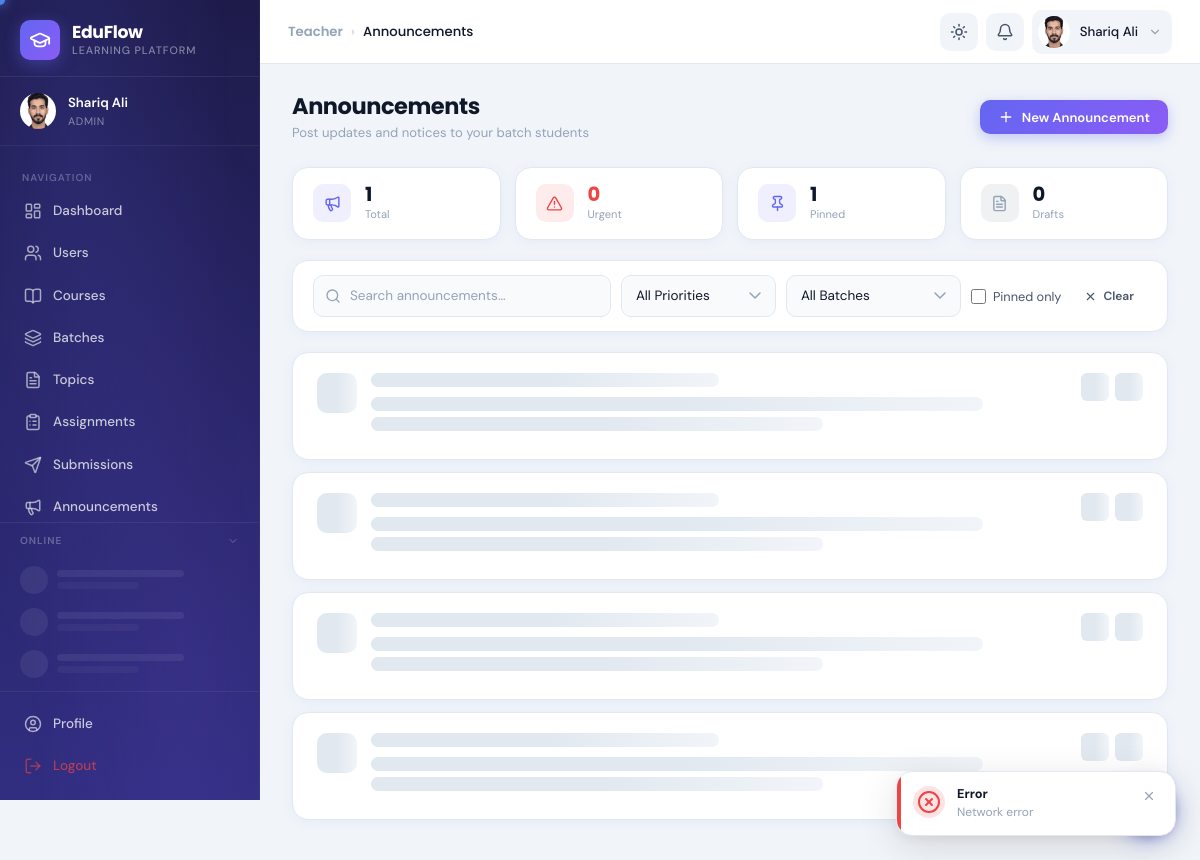
Page /eduFlow/teacher/announcements.php (signed in) on the committed database.
### tables this page shows
CREATE TABLE `users` (
  `id` int(10) UNSIGNED NOT NULL,
  `full_name` varchar(150) NOT NULL,
  `email` varchar(191) NOT NULL,
  `password` varchar(255) NOT NULL,
  `gender` enum('male','female','other') DEFAULT NULL,
  `profile_picture` varchar(255) DEFAULT NULL,
  `bio` text DEFAULT NULL,
  `phone` varchar(20) DEFAULT NULL,
  `is_verified` tinyint(1) DEFAULT 0,
  `status` enum('active','inactive') DEFAULT 'inactive',
  `is_online` tinyint(1) DEFAULT 0,
  `last_seen` datetime DEFAULT NULL,
  `theme_preference` enum('light','dark','system') DEFAULT 'system',
  `current_role` varchar(50) DEFAULT 'student',
  `bypass_gate` tinyint(1) NOT NULL DEFAULT 0,
  `created_at` timestamp NOT NULL DEFAULT current_timestamp(),
  `updated_at` timestamp NOT NULL DEFAULT current_timestamp() ON UPDATE current_timestamp(),
  `cnic` varchar(15) DEFAULT NULL,
  `user_id_number` varchar(5) DEFAULT NULL
);

### eduFlow/includes/auth_check.php (called while the page is built, shortened)
<?php
require_once __DIR__ . '/../config/db.php';
require_once __DIR__ . '/helpers.php';
$userId   = (int)$_SESSION['user_id'];
$stmt = $conn->prepare("
    SELECT u.*, GROUP_CONCAT(r.name ORDER BY r.id) as all_roles
    FROM users u
    LEFT JOIN user_roles ur ON u.id = ur.user_id
    LEFT JOIN roles r ON ur.role_id = r.id
    WHERE u.id = ?
    GROUP BY u.id
");
$stmt->bind_param('i', $userId);
$stmt->execute();
$currentUser = $stmt->get_result()->fetch_assoc();
$userRole = $currentUser['current_role'];

### eduFlow/teacher/announcements.php (the view, shortened to what this page needs)
<?php
require_once __DIR__ . '/../includes/auth_check.php';
$breadcrumbs = [['label'=>'Teacher','url'=>BASE_PATH . '/teacher/'],['label'=>'Announcements']];
$uid = (int)$currentUser['id'];
$r = $conn->prepare("
    SELECT
      COUNT(*) as total,
      SUM(priority='urgent') as urgent,
      SUM(priority='important') as important,
      SUM(is_pinned=1) as pinned,
      SUM(status='draft') as drafts
    FROM announcements
    WHERE batch_id IS NULL OR batch_id IN (SELECT batch_id FROM batch_teachers WHERE teacher_id=?)
");
$r->bind_param('i',$uid); $r->execute();
$summary = $r->get_result()->fetch_assoc(); $r->close();
include __DIR__ . '/../includes/header.php';
?>
<div class="app-layout">
  <?php include __DIR__ . '/../includes/sidebar.php'; ?>
  <div class="main-content">
    <?php include __DIR__ . '/../includes/navbar.php'; ?>
    <main class="page-content">
      <div class="page-header" style="margin-bottom:24px;">
        <div>
          <h1 class="page-title">Announcements</h1>
          <p class="page-subtitle">Post updates and notices to your batch students</p>
        </div>
        <div style="display:flex;gap:10px;align-items:center;flex-wrap:wrap;">
          <button class="btn btn-primary" onclick="openAdd()">
            <i data-lucide="plus" style="width:16px;height:16px;"></i> New Announcement
          </button>
        </div>
      </div>
      <div style="display:grid;grid-template-columns:repeat(4,1fr);gap:14px;margin-bottom:20px;">
        <div class="card" style="padding:16px 20px;display:flex;align-items:center;gap:14px;">
          <div style="width:38px;height:38px;border-radius:var(--radius);background:rgba(99,102,241,0.1);display:flex;align-items:center;justify-content:center;flex-shrink:0;">
            <i data-lucide="megaphone" style="width:17px;height:17px;color:var(--primary);"></i>
          </div>
          <div>
            <div style="font-size:1.3rem;font-weight:700;font-family:'Poppins',sans-serif;line-height:1.1;"><?= $summary['total'] ?></div>
            <div style="font-size:0.74rem;color:var(--text-muted);margin-top:1px;">Total</div>
          </div>
        </div>
        <div class="card" style="padding:16px 20px;display:flex;align-items:center;gap:14px;">
          <div style="width:38px;height:38px;border-radius:var(--radius);background:rgba(239,68,68,0.1);display:flex;align-items:center;justify-content:center;flex-shrink:0;">
            <i data-lucide="alert-triangle" style="width:17px;height:17px;color:var(--danger);"></i>
          </div>
          <div>
            <div style="font-size:1.3rem;font-weight:700;font-family:'Poppins',sans-serif;line-height:1.1;color:var(--danger);"><?= $summary['urgent'] ?></div>
            <div style="font-size:0.74rem;color:var(--text-muted);margin-top:1px;">Urgent</div>
          </div>
        </div>
        <div class="card" style="padding:16px 20px;display:flex;align-items:center;gap:14px;">
          <div style="width:38px;height:38px;border-radius:var(--radius);background:rgba(99,102,241,0.1);display:flex;align-items:center;justify-content:center;flex-shrink:0;">
            <i data-lucide="pin" style="width:17px;height:17px;color:var(--primary);"></i>
          </div>
          <div>
            <div style="font-size:1.3rem;font-weight:700;font-family:'Poppins',sans-serif;line-height:1.1;"><?= $summary['pinned'] ?></div>
            <div style="font-size:0.74rem;color:var(--text-muted);margin-top:1px;">Pinned</div>
          </div>
        </div>
        <div class="card" style="padding:16px 20px;display:flex;align-items:center;gap:14px;">
          <div style="width:38px;height:38px;border-radius:var(--radius);background:rgba(100,116,139,0.1);display:flex;align-items:center;justify-content:center;flex-shrink:0;">
            <i data-lucide="file-text" style="width:17px;height:17px;color:var(--text-muted);"></i>
          </div>
          <div>
            <div style="font-size:1.3rem;font-weight:700;font-family:'Poppins',sans-serif;line-height:1.1;"><?= $summary['drafts'] ?></div>
            <div style="font-size:0.74rem;color:var(--text-muted);margin-top:1px;">Drafts</div>
          </div>
        </div>
      </div>
      <div class="card" style="margin-bottom:20px;">
        <div style="padding:14px 20px;display:flex;gap:10px;align-items:center;flex-wrap:wrap;">
          <div class="search-box" style="flex:1;min-width:200px;max-width:320px;">
            <input type="text" id="ann-search" class="form-control" placeholder="Search announcements…" style="padding-left:36px;" autocomplete="off">
          </div>
          <select id="filter-priority" class="form-control" style="width:155px;">
            <option value="">All Priorities</option>
          </select>
          <select id="filter-batch" class="form-control" style="width:175px;">
            <option value="">All Batches</option>
          </select>
          <label style="display:flex;align-items:center;gap:7px;font-size:0.85rem;color:var(--text-secondary);cursor:pointer;white-space:nowrap;">
            <input type="checkbox" id="filter-pinned" style="accent-color:var(--primary);width:15px;height:15px;">
            Pinned only
          </label>
          <button class="btn btn-ghost btn-sm" onclick="resetFilters()" style="margin-left:auto;">
            <i data-lucide="x" style="width:13px;height:13px;"></i> Clear
          </button>
        </div>
      </div>
      <div id="ann-list"></div>
    </main>
  </div>
</div>
<?php include __DIR__ . '/../includes/footer.php'; ?>

### eduFlow/includes/helpers.php (shortened to what this page needs)
<?php
function userAvatar($user, $size = 40)
{
    $name = htmlspecialchars($user['full_name'] ?? 'U');
    $isOnline = !empty($user['is_online']);
    $colors = ['#6366f1', '#8b5cf6', '#06b6d4', '#10b981', '#f59e0b', '#ef4444', '#ec4899', '#14b8a6'];
    $colorIndex = crc32($name) % count($colors);
    $color = $colors[abs($colorIndex)];
    $parts = explode(' ', trim($user['full_name'] ?? 'U'));
    $initials = strtoupper(substr($parts[0], 0, 1) . (isset($parts[1]) ? substr($parts[1], 0, 1) : ''));
    $onlineDot = $isOnline
        ? '<span class="avatar-online-dot"></span>'
        : '';
    $s  = $size;
    $fs = (int)($size * 0.36);
    if (!empty($user['profile_picture'])) {
        $pic      = $user['profile_picture'];
        $diskPath = $_SERVER['DOCUMENT_ROOT'] . BASE_PATH . '/uploads/profiles/' . $pic;
        $urlPath  = BASE_PATH . '/uploads/profiles/' . htmlspecialchars($pic, ENT_QUOTES);
        if (file_exists($diskPath)) {
            return '<div class="avatar-wrapper" style="width:' . $s . 'px;height:' . $s . 'px;position:relative;flex-shrink:0;">'
                . '<img src="' . $urlPath . '" style="width:' . $s . 'px;height:' . $s . 'px;border-radius:50%;object-fit:cover;" alt="' . $name . '">'
                . $onlineDot
                . '</div>';
        }
    }
    return '<div class="avatar-wrapper" style="width:' . $s . 'px;height:' . $s . 'px;position:relative;flex-shrink:0;">'
        . '<div style="width:' . $s . 'px;height:' . $s . 'px;background:' . $color . ';color:#fff;border-radius:50%;display:flex;align-items:center;justify-content:center;font-weight:700;font-size:' . $fs . 'px;font-family:Poppins,sans-serif;">' . $initials . '</div>'
        . $onlineDot
        . '</div>';
}
function e($str)
{
    return htmlspecialchars($str ?? '', ENT_QUOTES, 'UTF-8');
}

### eduFlow/includes/sidebar.php (shortened to what this page needs)
<?php
$currentPage = basename($_SERVER['PHP_SELF'], '.php');
$currentDir  = basename(dirname($_SERVER['PHP_SELF']));
function isActive($page, $dir = null)
{
  global $currentPage, $currentDir;
  if ($dir && $currentDir !== $dir) return '';
  return $currentPage === $page ? 'active' : '';
}
if (isset($conn) && isset($currentUser['id'])) {
  if (in_array($userRole, ['admin', 'teacher'])) {
    if ($userRole === 'admin') {
      $r = $conn->query("SELECT COUNT(*) as cnt FROM submissions WHERE status='submitted'");
    }
    if ($r) $pendingSubmissions = (int)($r->fetch_assoc()['cnt'] ?? 0);
    if ($userRole === 'admin') {
      $r2 = $conn->query("SELECT COUNT(*) AS cnt FROM course_applications WHERE status IN ('pending','test_submitted')");
      if ($r2) $pendingApplications = (int)($r2->fetch_assoc()['cnt'] ?? 0);
    }
  }
}
$navItems  = $navByRole[$userRole]['main'] ?? [];
$avatarHtml = userAvatar($currentUser, 36);
?>
<aside class="sidebar" id="sidebar">
  <div class="sidebar-brand">
    <div class="sidebar-logo">
      <i data-lucide="graduation-cap" style="width:22px;height:22px;color:#fff;"></i>
    </div>
    <div class="sidebar-brand-text">
      <span class="sidebar-brand-name">EduFlow</span>
      <span class="sidebar-brand-sub">Learning Platform</span>
    </div>
  </div>
  <div class="sidebar-user">
    <?= $avatarHtml ?>
    <div class="sidebar-user-info">
      <div class="sidebar-user-name"><?= e($currentUser['full_name']) ?></div>
      <div class="sidebar-user-role"><?= ucfirst(e($userRole)) ?></div>
    </div>
  </div>
  <nav class="sidebar-nav" role="navigation">
    <div class="sidebar-section-label">Navigation</div>
    <?php foreach ($navItems as $item): ?>
      <?php
      $href   = BASE_PATH . "/{$item['dir']}/{$item['page']}.php";
      $active = isActive($item['page'], $item['dir']);
      ?>
      <a href="<?= $href ?>"
        class="nav-item <?= $active ?>"
        data-tooltip="<?= e($item['label']) ?>"
        aria-current="<?= $active ? 'page' : 'false' ?>">
        <i data-lucide="<?= e($item['icon']) ?>" class="nav-item-icon"></i>
        <span><?= e($item['label']) ?></span>
      </a>
    <?php endforeach; ?>
  </nav>
  <div class="sidebar-presence" id="sidebar-presence">
    <div class="sidebar-presence-header" id="presence-toggle" role="button" aria-expanded="true" tabindex="0">
      <span style="font-size:0.67rem;font-weight:600;text-transform:uppercase;letter-spacing:0.1em;color:rgba(255,255,255,0.3);flex:1;">Online</span>
      <i data-lucide="chevron-down" id="presence-chevron" style="width:12px;height:12px;color:rgba(255,255,255,0.3);transition:transform 0.25s;flex-shrink:0;"></i>
    </div>
    <div class="presence-list" id="presence-list">
      <?php for ($i = 0; $i < 3; $i++): ?>
        <div class="presence-skeleton">
          <div class="presence-skel-avatar"></div>
          <div style="flex:1;display:flex;flex-direction:column;gap:5px;">
            <div class="presence-skel-line" style="width:70%;"></div>
            <div class="presence-skel-line" style="width:45%;opacity:0.5;"></div>
          </div>
        </div>
      <?php endfor; ?>
    </div>
  </div>
  <div class="sidebar-footer">
    <a href="<?= BASE_PATH ?>/includes/profile.php" class="nav-item <?= isActive('profile') ?>" data-tooltip="Profile">
      <i data-lucide="user-circle" class="nav-item-icon"></i>
      <span>Profile</span>
    </a>
    <a href="#" class="nav-item" style="color:rgba(239,68,68,0.7);" data-tooltip="Logout"
      onclick="showLogoutConfirm(); return false;">
      <i data-lucide="log-out" class="nav-item-icon"></i>
      <span>Logout</span>
    </a>
  </div>
</aside>

### eduFlow/includes/navbar.php (shortened to what this page needs)
<?php
$breadcrumbs = $breadcrumbs ?? [];
$avatarHtml  = userAvatar($currentUser ?? [], 32);
?>
<nav class="navbar" id="navbar" role="navigation" aria-label="Top navigation">
  <div class="navbar-title">
    <?php if (!empty($breadcrumbs)): ?>
      <div class="navbar-breadcrumb">
        <?php foreach ($breadcrumbs as $i => $crumb): ?>
          <?php if ($i > 0): ?><span class="separator">›</span><?php endif; ?>
          <?php if ($i < count($breadcrumbs) - 1): ?>
            <a href="<?= e($crumb['url'] ?? '#') ?>"><?= e($crumb['label']) ?></a>
          <?php else: ?>
            <span class="current"><?= e($crumb['label']) ?></span>
          <?php endif; ?>
        <?php endforeach; ?>
      </div>
    <?php else: ?>
      <span style="font-size:1rem;"><?= e($pageTitle ?? 'Dashboard') ?></span>
    <?php endif; ?>
  </div>
  <div class="navbar-actions">
    <button class="navbar-btn theme-toggle" id="theme-toggle" aria-label="Toggle dark mode"
      data-tooltip="Toggle theme">
      <div class="theme-toggle-sun">
        <i data-lucide="sun" style="width:18px;height:18px;"></i>
      </div>
    </button>
    <div class="user-menu" style="position:relative;">
      <?php if ($_SESSION['role'] != "student") : ?>
        <button class="navbar-btn" id="notif-btn" aria-label="Notifications"
          data-tooltip="Notifications">
          <i data-lucide="bell" style="width:18px;height:18px;"></i>
        </button>
      <?php endif; ?>
    </div>
    <div class="user-menu">
      <button class="user-menu-trigger" id="user-menu-trigger" aria-label="User menu" aria-expanded="false">
        <?= $avatarHtml ?>
        <span class="user-menu-name"><?= e($currentUser['full_name'] ?? 'User') ?></span>
        <i data-lucide="chevron-down" style="width:14px;height:14px;color:var(--text-muted);"></i>
      </button>
    </div>
  </div>
</nav>

### eduFlow/includes/sidebar.php (style rules this page uses)
.sidebar-presence { margin: 0 0 0 0; border-top: 1px solid rgba(255, 255, 255, 0.07); flex-shrink: 0; }
.sidebar-presence-header { display: flex; align-items: center; gap: 7px; padding: 10px 20px 8px; cursor: pointer; user-select: none; transition: background 0.15s; }
.presence-list { overflow-y: auto; max-height: 220px; scrollbar-width: thin; scrollbar-color: rgba(255, 255, 255, 0.08) transparent; padding: 2px 0 6px; }
.presence-skeleton { display: flex; align-items: center; gap: 9px; padding: 7px 20px; }
.presence-skel-avatar { width: 28px; height: 28px; border-radius: 50%; background: rgba(255, 255, 255, 0.07); flex-shrink: 0; animation: presencePulse 1.4s ease infinite; }
.presence-skel-line { height: 7px; border-radius: 4px; background: rgba(255, 255, 255, 0.07); animation: presencePulse 1.4s ease infinite; }
.sidebar-nav { min-height: 0; }

### rows in the picture
users: profile_picture (placeholder picture), full_name "Shariq Ali", current_role "ADMIN", label "Submissions"

### other values in the picture
$item['label'] "Dashboard"
$item['label'] "Users"
$item['label'] "Courses"
$item['label'] "Batches"
$item['label'] "Topics"
$item['label'] "Assignments"
$item['label'] "Announcements"
$crumb['label'] "Teacher"
$crumb['label'] "Announcements"
$summary['total'] "1"
$summary['urgent'] "0"
$summary['pinned'] "1"
$summary['drafts'] "0"
